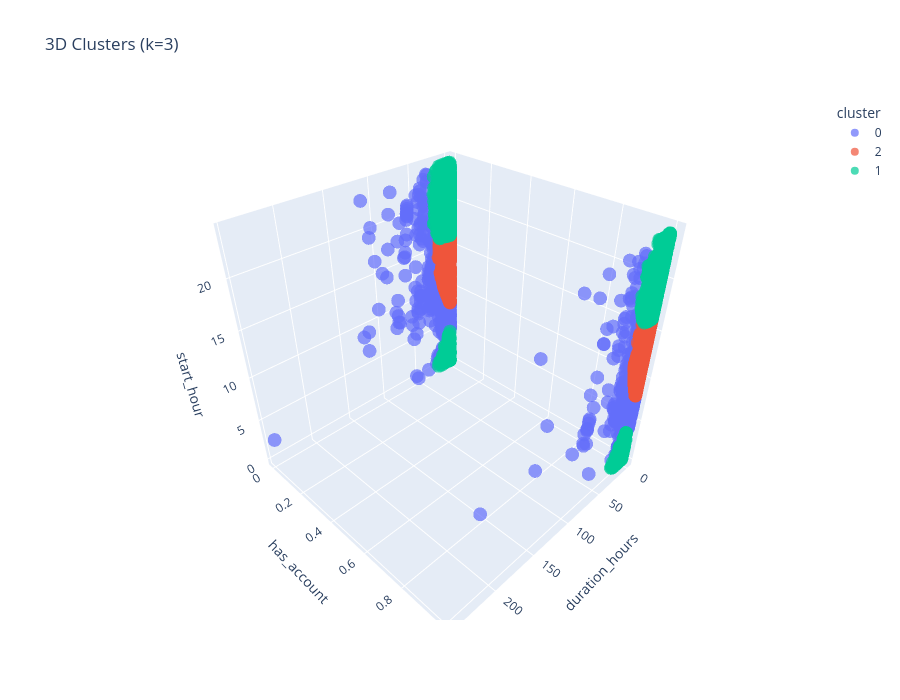

The notebook cell this image was saved under:
### Code cell
math_cols = ['start_sin', 'start_cos', 'duration_hours']

# We use Duration/Account/Hour for the VISUALS
df_result = cluster_and_plot_3d(
    df=charging_sessions,
    cluster_cols=math_cols,
    k= 3,# The robot sees these
    x_col='duration_hours',      # X-axis
    y_col='has_account',         # Y-axis
    z_col='start_hour',          # Z-axis  # Shapes (Guest vs Account)
)

### Figure 1 — Plotly figure (JSON) as saved in the notebook; plotly's stock layout.template omitted (floating-point values rounded to 4 significant figures; data arrays with more than 128 entries replaced by an {"elided": "..."} marker saying what was removed)
{"data": [{"hovertemplate": "cluster=0<br>duration_hours=%{x}<br>has_account=%{y}<br>start_hour=%{z}<extra></extra>", "legendgroup": "0", "marker": {"color": "#636efa", "opacity": 0.7, "symbol": "circle"}, "mode": "markers", "name": "0", "scene": "scene", "showlegend": true, "type": "scatter3d", "x": {"elided": "33654 float values"}, "y": {"elided": "33654 int values"}, "z": {"elided": "33654 float values"}}, {"hovertemplate": "cluster=2<br>duration_hours=%{x}<br>has_account=%{y}<br>start_hour=%{z}<extra></extra>", "legendgroup": "2", "marker": {"color": "#EF553B", "opacity": 0.7, "symbol": "circle"}, "mode": "markers", "name": "2", "scene": "scene", "showlegend": true, "type": "scatter3d", "x": {"elided": "22445 float values"}, "y": {"elided": "22445 int values"}, "z": {"elided": "22445 float values"}}, {"hovertemplate": "cluster=1<br>duration_hours=%{x}<br>has_account=%{y}<br>start_hour=%{z}<extra></extra>", "legendgroup": "1", "marker": {"color": "#00cc96", "opacity": 0.7, "symbol": "circle"}, "mode": "markers", "name": "1", "scene": "scene", "showlegend": true, "type": "scatter3d", "x": {"elided": "8938 float values"}, "y": {"elided": "8938 int values"}, "z": {"elided": "8938 float values"}}], "layout": {"height": 700, "legend": {"title": {"text": "cluster"}, "tracegroupgap": 0}, "scene": {"domain": {"x": [0, 1], "y": [0, 1]}, "xaxis": {"title": {"text": "duration_hours"}}, "yaxis": {"title": {"text": "has_account"}}, "zaxis": {"title": {"text": "start_hour"}}}, "title": {"text": "3D Clusters (k=3)"}}}
